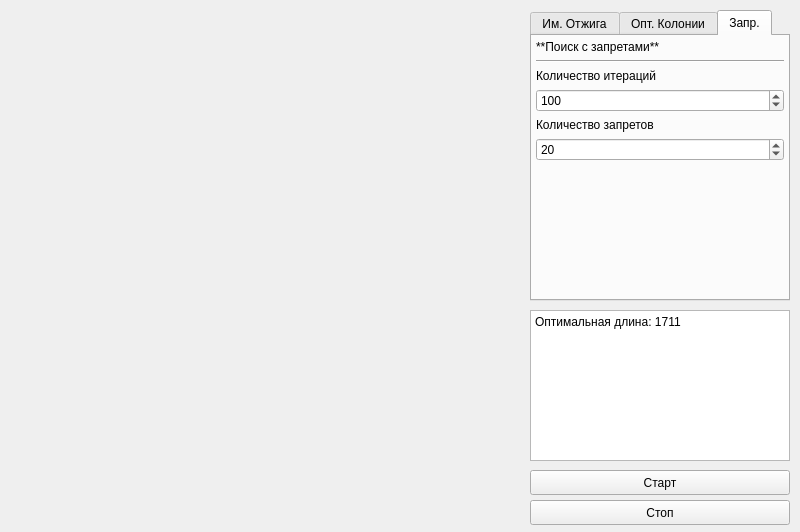
<?xml version="1.0" encoding="UTF-8"?>
<ui version="4.0">
 <class>MainWindow</class>
 <widget class="QMainWindow" name="MainWindow">
  <property name="geometry">
   <rect>
    <x>0</x>
    <y>0</y>
    <width>800</width>
    <height>532</height>
   </rect>
  </property>
  <property name="sizePolicy">
   <sizepolicy hsizetype="Preferred" vsizetype="Preferred">
    <horstretch>0</horstretch>
    <verstretch>0</verstretch>
   </sizepolicy>
  </property>
  <property name="minimumSize">
   <size>
    <width>800</width>
    <height>532</height>
   </size>
  </property>
  <property name="maximumSize">
   <size>
    <width>800</width>
    <height>532</height>
   </size>
  </property>
  <property name="windowTitle">
   <string notr="true">Задача коммивояжера </string>
  </property>
  <property name="locale">
   <locale language="Russian" country="Russia"/>
  </property>
  <widget class="QWidget" name="centralwidget">
   <widget class="QLabel" name="canvas">
    <property name="geometry">
     <rect>
      <x>10</x>
      <y>10</y>
      <width>512</width>
      <height>512</height>
     </rect>
    </property>
    <property name="sizePolicy">
     <sizepolicy hsizetype="Fixed" vsizetype="Fixed">
      <horstretch>0</horstretch>
      <verstretch>0</verstretch>
     </sizepolicy>
    </property>
    <property name="minimumSize">
     <size>
      <width>512</width>
      <height>512</height>
     </size>
    </property>
    <property name="maximumSize">
     <size>
      <width>512</width>
      <height>512</height>
     </size>
    </property>
    <property name="text">
     <string/>
    </property>
    <property name="pixmap">
     <pixmap>test.png</pixmap>
    </property>
   </widget>
   <widget class="QTabWidget" name="tabs">
    <property name="geometry">
     <rect>
      <x>530</x>
      <y>10</y>
      <width>260</width>
      <height>291</height>
     </rect>
    </property>
    <property name="currentIndex">
     <number>2</number>
    </property>
    <widget class="QWidget" name="annealing">
     <attribute name="title">
      <string notr="true">Им. Отжига</string>
     </attribute>
     <widget class="QWidget" name="verticalWidget" native="true">
      <property name="geometry">
       <rect>
        <x>3</x>
        <y>4</y>
        <width>250</width>
        <height>251</height>
       </rect>
      </property>
      <layout class="QVBoxLayout" name="verticalLayout">
       <property name="leftMargin">
        <number>1</number>
       </property>
       <property name="rightMargin">
        <number>1</number>
       </property>
       <item>
        <widget class="QLabel" name="label_3">
         <property name="text">
          <string notr="true">**Метод имитации отжига**</string>
         </property>
         <property name="textFormat">
          <enum>Qt::MarkdownText</enum>
         </property>
        </widget>
       </item>
       <item>
        <widget class="Line" name="line_2">
         <property name="orientation">
          <enum>Qt::Horizontal</enum>
         </property>
        </widget>
       </item>
       <item>
        <widget class="QLabel" name="initialTemperatureLabel">
         <property name="text">
          <string notr="true">Начальная температура</string>
         </property>
        </widget>
       </item>
       <item>
        <widget class="QDoubleSpinBox" name="initialTemperature">
         <property name="maximum">
          <double>1000.000000000000000</double>
         </property>
         <property name="singleStep">
          <double>0.500000000000000</double>
         </property>
         <property name="value">
          <double>100.000000000000000</double>
         </property>
        </widget>
       </item>
       <item>
        <widget class="QLabel" name="finalTemperatureLabel">
         <property name="text">
          <string notr="true">Конечная температура</string>
         </property>
        </widget>
       </item>
       <item>
        <widget class="QDoubleSpinBox" name="finalTemperature">
         <property name="maximum">
          <double>1000.000000000000000</double>
         </property>
         <property name="singleStep">
          <double>0.050000000000000</double>
         </property>
         <property name="value">
          <double>0.100000000000000</double>
         </property>
        </widget>
       </item>
       <item>
        <widget class="QLabel" name="stepTemperatureLabel">
         <property name="text">
          <string notr="true">Шаг</string>
         </property>
        </widget>
       </item>
       <item>
        <widget class="QDoubleSpinBox" name="stepTemperature">
         <property name="singleStep">
          <double>0.010000000000000</double>
         </property>
         <property name="value">
          <double>0.050000000000000</double>
         </property>
        </widget>
       </item>
       <item>
        <spacer name="verticalSpacer">
         <property name="orientation">
          <enum>Qt::Vertical</enum>
         </property>
         <property name="sizeHint" stdset="0">
          <size>
           <width>20</width>
           <height>40</height>
          </size>
         </property>
        </spacer>
       </item>
      </layout>
     </widget>
    </widget>
    <widget class="QWidget" name="antColony">
     <attribute name="title">
      <string notr="true">Опт. Колонии</string>
     </attribute>
     <widget class="QWidget" name="verticalWidget_2" native="true">
      <property name="geometry">
       <rect>
        <x>3</x>
        <y>4</y>
        <width>250</width>
        <height>251</height>
       </rect>
      </property>
      <layout class="QVBoxLayout" name="verticalLayout_6">
       <property name="leftMargin">
        <number>1</number>
       </property>
       <property name="rightMargin">
        <number>1</number>
       </property>
       <item>
        <widget class="QLabel" name="label_2">
         <property name="text">
          <string notr="true">**Метод муравьиной колонии**</string>
         </property>
         <property name="textFormat">
          <enum>Qt::MarkdownText</enum>
         </property>
        </widget>
       </item>
       <item>
        <widget class="Line" name="line">
         <property name="orientation">
          <enum>Qt::Horizontal</enum>
         </property>
        </widget>
       </item>
       <item>
        <widget class="QLabel" name="antIterationCountLabel">
         <property name="text">
          <string notr="true">Количество итераций</string>
         </property>
        </widget>
       </item>
       <item>
        <widget class="QSpinBox" name="antIterationCount">
         <property name="minimum">
          <number>1</number>
         </property>
         <property name="maximum">
          <number>5000</number>
         </property>
         <property name="value">
          <number>100</number>
         </property>
        </widget>
       </item>
       <item>
        <widget class="QLabel" name="antCountLabel">
         <property name="text">
          <string notr="true">Количество муравьёв</string>
         </property>
        </widget>
       </item>
       <item>
        <widget class="QSpinBox" name="antCount">
         <property name="minimum">
          <number>1</number>
         </property>
         <property name="maximum">
          <number>1000</number>
         </property>
         <property name="value">
          <number>10</number>
         </property>
        </widget>
       </item>
       <item>
        <widget class="QLabel" name="distanceWeightLabel">
         <property name="text">
          <string notr="true">Вес расстояния</string>
         </property>
        </widget>
       </item>
       <item>
        <widget class="QDoubleSpinBox" name="distanceWeight">
         <property name="maximum">
          <double>10.000000000000000</double>
         </property>
         <property name="singleStep">
          <double>0.010000000000000</double>
         </property>
         <property name="value">
          <double>1.000000000000000</double>
         </property>
        </widget>
       </item>
       <item>
        <widget class="QLabel" name="pheromoneWeightLabel">
         <property name="text">
          <string notr="true">Вес феромонов</string>
         </property>
        </widget>
       </item>
       <item>
        <widget class="QDoubleSpinBox" name="pheromoneWeight">
         <property name="maximum">
          <double>10.000000000000000</double>
         </property>
         <property name="singleStep">
          <double>0.010000000000000</double>
         </property>
         <property name="value">
          <double>1.000000000000000</double>
         </property>
        </widget>
       </item>
       <item>
        <spacer name="verticalSpacer_6">
         <property name="orientation">
          <enum>Qt::Vertical</enum>
         </property>
         <property name="sizeHint" stdset="0">
          <size>
           <width>20</width>
           <height>40</height>
          </size>
         </property>
        </spacer>
       </item>
      </layout>
     </widget>
    </widget>
    <widget class="QWidget" name="tabuSearch">
     <attribute name="title">
      <string notr="true">Запр.</string>
     </attribute>
     <widget class="QWidget" name="verticalWidget_3" native="true">
      <property name="geometry">
       <rect>
        <x>3</x>
        <y>4</y>
        <width>250</width>
        <height>251</height>
       </rect>
      </property>
      <layout class="QVBoxLayout" name="verticalLayout_9">
       <property name="leftMargin">
        <number>1</number>
       </property>
       <property name="rightMargin">
        <number>1</number>
       </property>
       <item>
        <widget class="QLabel" name="label">
         <property name="text">
          <string notr="true">**Поиск с запретами**</string>
         </property>
         <property name="textFormat">
          <enum>Qt::MarkdownText</enum>
         </property>
        </widget>
       </item>
       <item>
        <widget class="Line" name="line_3">
         <property name="orientation">
          <enum>Qt::Horizontal</enum>
         </property>
        </widget>
       </item>
       <item>
        <widget class="QLabel" name="tabuIterationCountLabel">
         <property name="text">
          <string notr="true">Количество итераций</string>
         </property>
        </widget>
       </item>
       <item>
        <widget class="QSpinBox" name="tabuIterationCount">
         <property name="minimum">
          <number>1</number>
         </property>
         <property name="maximum">
          <number>5000</number>
         </property>
         <property name="value">
          <number>100</number>
         </property>
        </widget>
       </item>
       <item>
        <widget class="QLabel" name="tabuSizeLabel">
         <property name="text">
          <string notr="true">Количество запретов</string>
         </property>
        </widget>
       </item>
       <item>
        <widget class="QSpinBox" name="tabuSize">
         <property name="minimum">
          <number>1</number>
         </property>
         <property name="maximum">
          <number>5000</number>
         </property>
         <property name="value">
          <number>20</number>
         </property>
        </widget>
       </item>
       <item>
        <spacer name="verticalSpacer_9">
         <property name="orientation">
          <enum>Qt::Vertical</enum>
         </property>
         <property name="sizeHint" stdset="0">
          <size>
           <width>20</width>
           <height>40</height>
          </size>
         </property>
        </spacer>
       </item>
      </layout>
     </widget>
    </widget>
   </widget>
   <widget class="QPushButton" name="startButton">
    <property name="geometry">
     <rect>
      <x>530</x>
      <y>470</y>
      <width>260</width>
      <height>25</height>
     </rect>
    </property>
    <property name="text">
     <string notr="true">Старт</string>
    </property>
   </widget>
   <widget class="QPushButton" name="stopButton">
    <property name="enabled">
     <bool>true</bool>
    </property>
    <property name="geometry">
     <rect>
      <x>530</x>
      <y>500</y>
      <width>260</width>
      <height>25</height>
     </rect>
    </property>
    <property name="text">
     <string notr="true">Стоп</string>
    </property>
    <property name="checkable">
     <bool>false</bool>
    </property>
    <property name="flat">
     <bool>false</bool>
    </property>
   </widget>
   <widget class="QPlainTextEdit" name="info">
    <property name="geometry">
     <rect>
      <x>530</x>
      <y>310</y>
      <width>260</width>
      <height>151</height>
     </rect>
    </property>
    <property name="documentTitle">
     <string notr="true"/>
    </property>
    <property name="readOnly">
     <bool>true</bool>
    </property>
    <property name="plainText">
     <string notr="true">Оптимальная длина: 1711</string>
    </property>
   </widget>
  </widget>
 </widget>
 <resources/>
 <connections/>
</ui>
